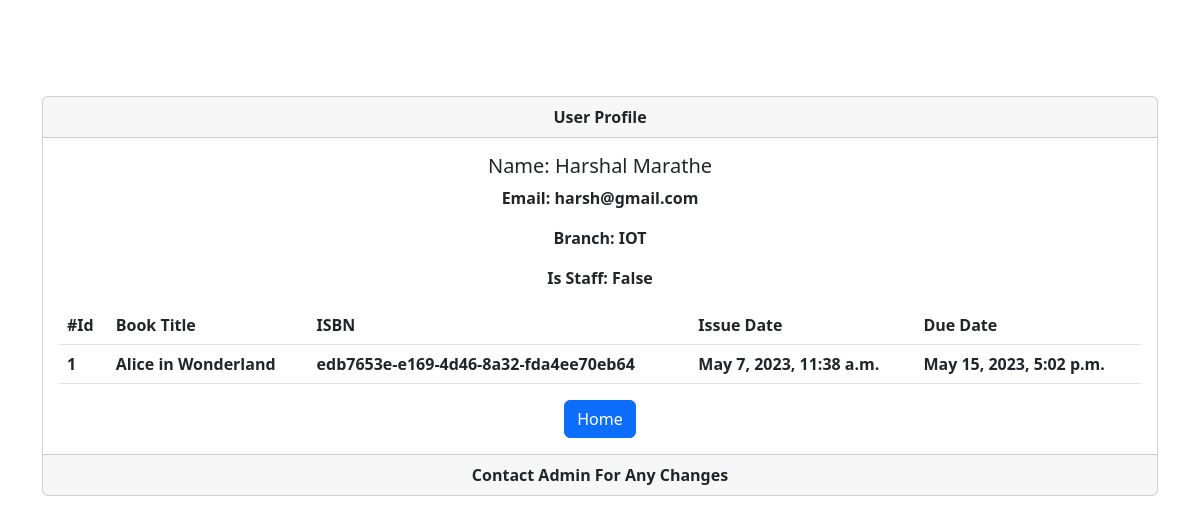
The app's page /profile/2/1/ with its own data.
### library/models.py (models this page shows, shortened)
class UserProfile(models.Model):
    user = models.OneToOneField(User,on_delete=models.CASCADE)
    prn_no = models.IntegerField(unique=True,null=True,blank=True)
    is_staff = models.BooleanField(default=False,null=True,blank=True)
    branch = models.CharField(max_length=100,null=True,blank=True)

class Book_Issue(models.Model):
    borrower = models.ForeignKey(User, on_delete=models.CASCADE)
    book_instance = models.ForeignKey(BookInstance, on_delete=models.CASCADE)
    issue_date = models.DateTimeField(auto_now=True,help_text="Date the book is issued")
    due_date = models.DateTimeField(default=get_returndate(),help_text="Date the book is due to")

class BookInstance(models.Model):
    isbn=models.UUIDField(primary_key=True,default=uuid.uuid4,help_text="Book unique id across the Library")
    book=models.ForeignKey(Book, on_delete=models.CASCADE,null=True)
    Is_borrowed = models.BooleanField(default=False)

class Book(models.Model):
    title = models.CharField(max_length=100)
    author = models.CharField(max_length=100)
    choice = (('Education', 'Education'),('Entertainment', 'Entertainment'),
              ('Computer Science', 'Computer Science'),('Physics', 'Physics'),('Mathematics', 'Mathematics'))
    category = models.CharField(max_length=100, choices=choice)

### library/views.py (the view)
# urls.py: path('profile/<int:id>/<int:bk_id>/',profile,name="profile"),
def profile(request,id,bk_id):
    user = User.objects.get(id=id)
    books = Book_Issue.objects.get(id=bk_id)
    return render(request,'library/profile.html',context={'user':user, 'books':books})

### library/templates/library/profile.html (shortened to what this page needs)
<html lang="en">
<head>
    <link href="https://cdn.jsdelivr.net/npm/bootstrap@5.2.0/dist/css/bootstrap.min.css" rel="stylesheet">
</head>
<body>
    <div class="container fw-bold mt-5 pt-5">
        <div class="card text-center">
            <div class="card-header">
              User Profile
            </div>
            <div class="card-body">
              <h5 class="card-title">Name: {{user.first_name}} {{user.last_name}}</h5>
              <p class="card-text">Email: {{user.email}}</p>
              <p class="card-text">Branch: {{user.userprofile.branch}}</p>
              <p class="card-text">Is Staff: {{user.userprofile.is_staff}}</p>
              <table class="table">
                <thead>
                  <tr>
                    <th scope="col">#Id</th>
                    <th scope="col">Book Title</th>
                    <th scope="col">ISBN</th>
                    <th scope="col">Issue Date</th>
                    <th scope="col">Due Date</th>
                  </tr>
                </thead>
                <tbody class="fw-bold">
                  <tr>
                    <th scope="row">{{books.id}}</th>
                    <td>{{books.book_instance.book.title}}</td>
                    <td>{{books.book_instance.isbn}}</td>
                    <td>{{books.issue_date}}</td>
                    <td>{{books.due_date}}</td>
                  </tr>
                </tbody>
              </table>
              <a href="{% url 'library:home' %}" class="btn btn-primary">Home</a>
            </div>
            <div class="card-footer text-body-secondary">
              Contact Admin For Any Changes
            </div>
          </div>
    </div>
</body>
</html>

### records on screen
Book_Issue: id "1", book_instance.book "Alice in Wonderland", book_instance.isbn "edb7653e-e169-4d46-8a32-fda4ee70eb64", issue_date "May 7, 2023, 11:38 a.m.", due_date "May 15, 2023, 5:02 p.m."

### other values on screen
{{ user.first_name }} "Harshal"
{{ user.last_name }} "Marathe"
{{ user.email }} "harsh@gmail.com"
{{ user.userprofile.branch }} "IOT"
{{ user.userprofile.is_staff }} "False"
